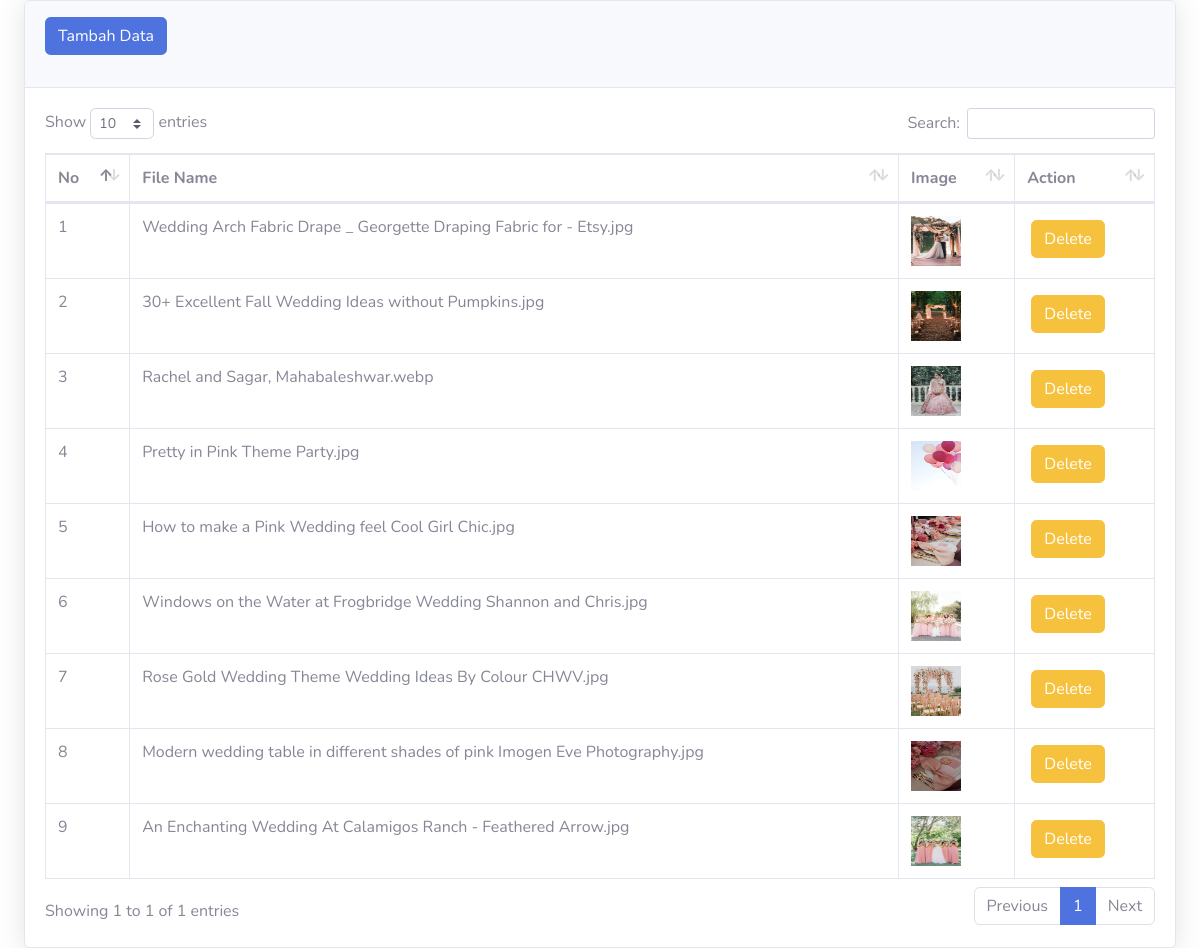
The page /view/dashboard/admin/images/index.php (signed in) on the database its author committed.
### tables this page shows
CREATE TABLE `image` (
  `id` int(11) NOT NULL,
  `filename` varchar(100) NOT NULL
);

### view/dashboard/admin/images/index.php (the view, shortened to what this page needs)
<?php
include "../koneksi.php";
$query = mysqli_query($conn, "SELECT * FROM image");
?>
<link href="../asset/vendor/fontawesome-free/css/all.min.css" rel="stylesheet" type="text/css">
<link href="../asset/css/sb-admin-2.min.css" rel="stylesheet">
<link href="../asset/vendor/datatables/dataTables.bootstrap4.min.css" rel="stylesheet">
<body id="page-top">
    <div class="container-fluid">
        <div class="card shadow mb-4">
            <div class="card-header py-3">
                <a class="btn btn-primary mb-3" href="create.php">Tambah Data</a>
            </div>
            <div class="card-body">
                <div class="table-responsive">
                    <table class="table table-bordered" id="dataTable" width="100%" cellspacing="0">
                        <thead>
                            <tr>
                                <th>No</th>
                                <th>File Name</th>
                                <th>Image</th>
                                <th>Action</th>
                            </tr>
                        </thead>
                        <?php if (mysqli_num_rows($query) > 0) { ?>
                            <?php
                            $no = 1;
                            while ($data = mysqli_fetch_array($query)) {
                            ?>
                                <tbody>
                                    <tr>
                                        <td><?php echo $no ?></td>
                                        <td><?php echo $data["filename"]; ?></td>
                                        <td><img src="./assets/<?php echo $data['filename']; ?>" alt="" style="height: 50px; width: 50px;"></td>
                                        <td>
                                            <a class="btn m-1 btn-warning" href="delete.php?id=<?php echo $data['id']; ?>" onclick="return confirm('Delete Data?');">Delete</a>
                                        </td>
                                    </tr>
                                <?php $no++;
                            } ?>
                            <?php } ?>
                    </table>
                </div>
            </div>
        </div>
    </div>
</body>

### rows shown on the page
image: filename "Wedding Arch Fabric Drape _ Georgette Draping Fabric for - Etsy.jpg", filename (picture)
image: filename "30+ Excellent Fall Wedding Ideas without Pumpkins.jpg", filename (picture)
image: filename "Rachel and Sagar, Mahabaleshwar.webp", filename (picture)
image: filename "Pretty in Pink Theme Party.jpg", filename (picture)
image: filename "How to make a Pink Wedding feel Cool Girl Chic.jpg", filename (picture)
image: filename "Windows on the Water at Frogbridge Wedding Shannon and Chris.jpg", filename (picture)
image: filename "Rose Gold Wedding Theme Wedding Ideas By Colour CHWV.jpg", filename (picture)
image: filename "Modern wedding table in different shades of pink Imogen Eve Photography.jpg", filename (picture)
image: filename "An Enchanting Wedding At Calamigos Ranch - Feathered Arrow.jpg", filename (picture)
